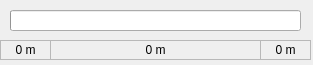
<?xml version="1.0" encoding="UTF-8"?>
<ui version="4.0">
 <class>sonarVisualization</class>
 <widget class="QWidget" name="sonarVisualization">
  <property name="geometry">
   <rect>
    <x>0</x>
    <y>0</y>
    <width>313</width>
    <height>65</height>
   </rect>
  </property>
  <property name="windowTitle">
   <string>Form</string>
  </property>
  <widget class="QProgressBar" name="sonarDistBar">
   <property name="geometry">
    <rect>
     <x>10</x>
     <y>10</y>
     <width>291</width>
     <height>21</height>
    </rect>
   </property>
   <property name="maximum">
    <number>1000</number>
   </property>
   <property name="value">
    <number>0</number>
   </property>
   <property name="textVisible">
    <bool>true</bool>
   </property>
   <property name="format">
    <string/>
   </property>
  </widget>
  <widget class="QLabel" name="sonarDist">
   <property name="geometry">
    <rect>
     <x>50</x>
     <y>40</y>
     <width>211</width>
     <height>20</height>
    </rect>
   </property>
   <property name="frameShape">
    <enum>QFrame::StyledPanel</enum>
   </property>
   <property name="frameShadow">
    <enum>QFrame::Plain</enum>
   </property>
   <property name="text">
    <string>0 m</string>
   </property>
   <property name="textFormat">
    <enum>Qt::AutoText</enum>
   </property>
   <property name="alignment">
    <set>Qt::AlignCenter</set>
   </property>
  </widget>
  <widget class="QLabel" name="sonarMaxDist">
   <property name="geometry">
    <rect>
     <x>260</x>
     <y>40</y>
     <width>51</width>
     <height>20</height>
    </rect>
   </property>
   <property name="frameShape">
    <enum>QFrame::StyledPanel</enum>
   </property>
   <property name="frameShadow">
    <enum>QFrame::Plain</enum>
   </property>
   <property name="text">
    <string>0 m</string>
   </property>
   <property name="textFormat">
    <enum>Qt::AutoText</enum>
   </property>
   <property name="alignment">
    <set>Qt::AlignCenter</set>
   </property>
  </widget>
  <widget class="QLabel" name="sonarMinDist">
   <property name="geometry">
    <rect>
     <x>0</x>
     <y>40</y>
     <width>51</width>
     <height>20</height>
    </rect>
   </property>
   <property name="frameShape">
    <enum>QFrame::StyledPanel</enum>
   </property>
   <property name="frameShadow">
    <enum>QFrame::Plain</enum>
   </property>
   <property name="text">
    <string>0 m</string>
   </property>
   <property name="textFormat">
    <enum>Qt::AutoText</enum>
   </property>
   <property name="alignment">
    <set>Qt::AlignCenter</set>
   </property>
  </widget>
 </widget>
 <resources/>
 <connections/>
</ui>
